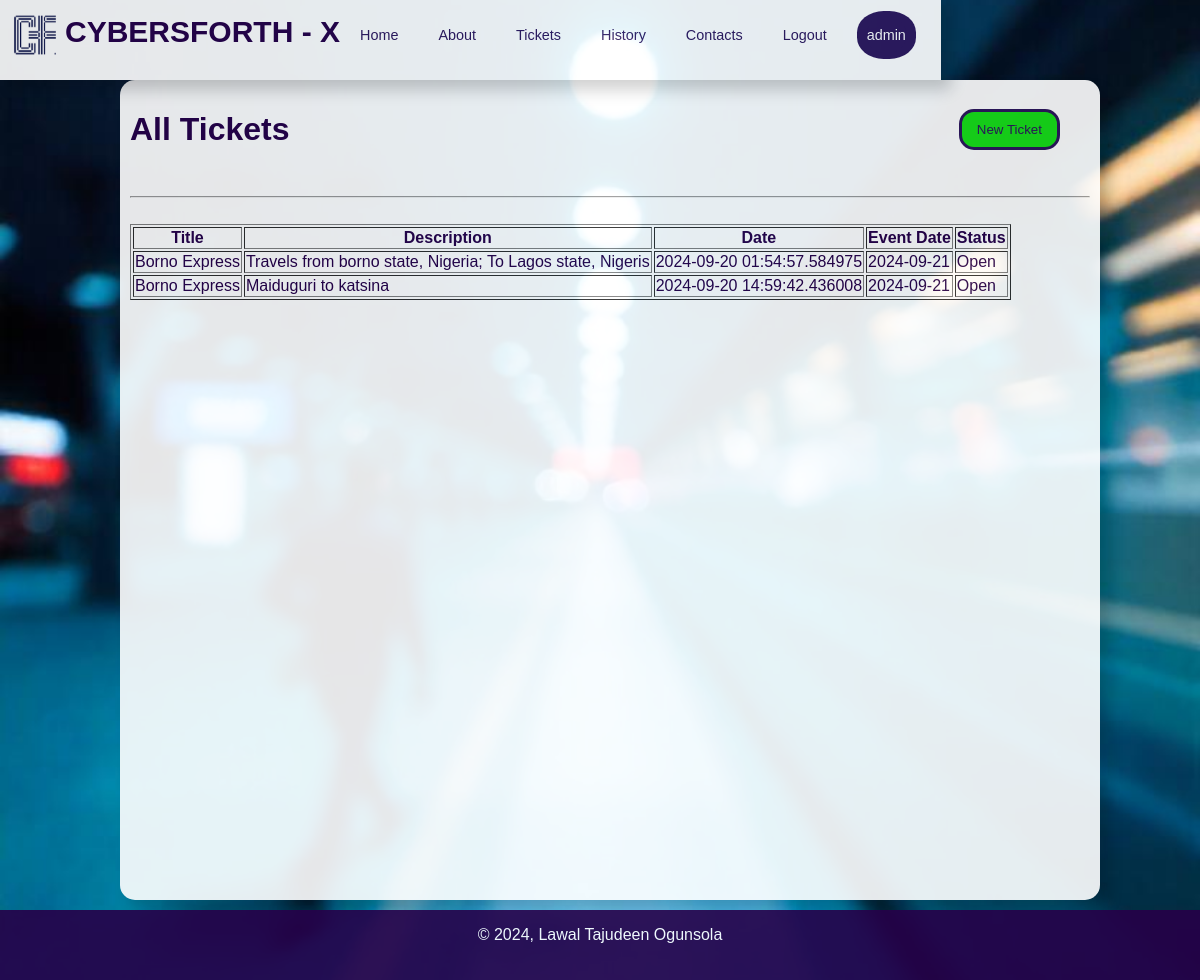
Before: /tickets (signed in) with the older database file.
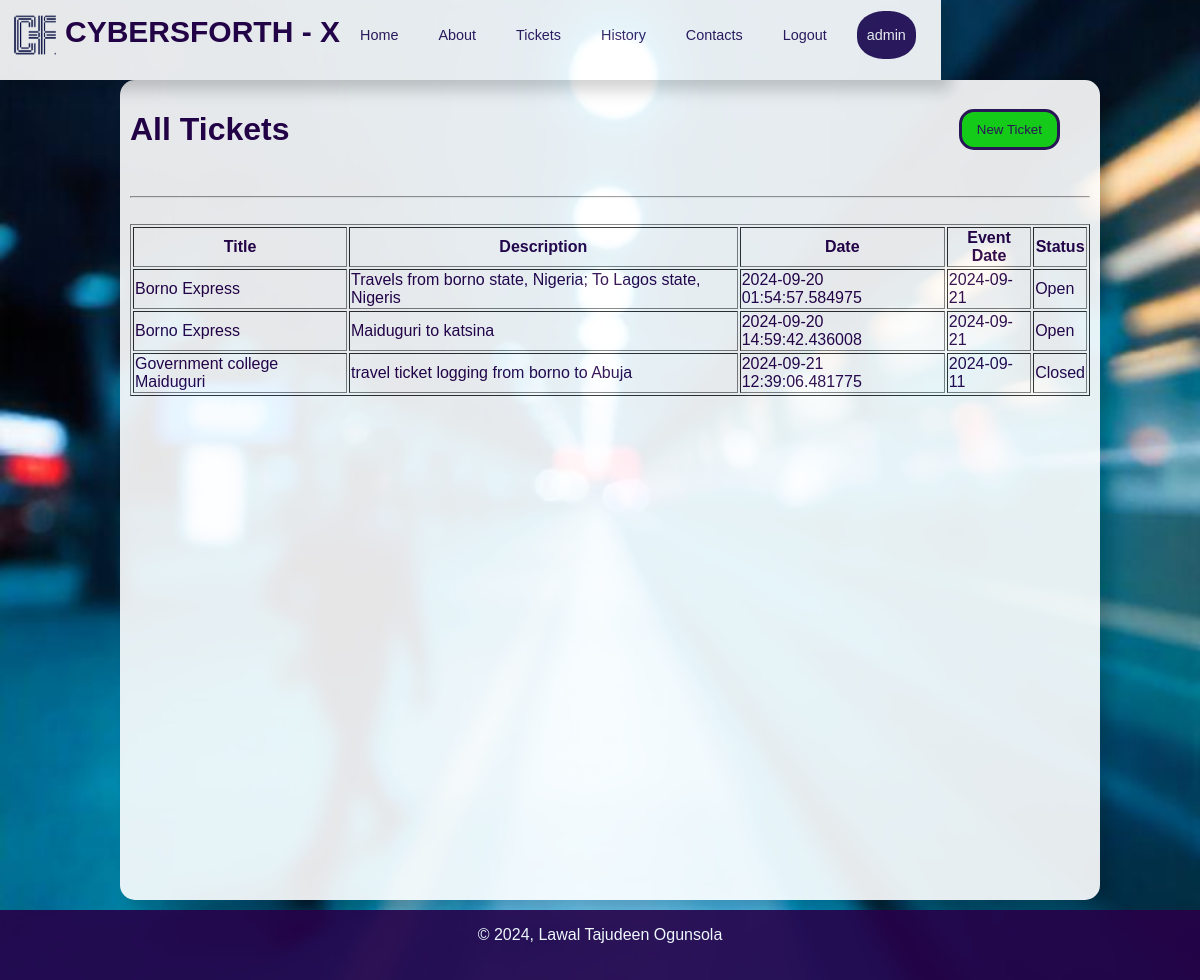
After: the same page with the newer database file.
### app/base_model.py (models this page shows, shortened)
class User(db.Model, UserMixin):
    __tablename__ = 'users'
    id = db.Column(db.Integer,
                   primary_key=True)
    username = db.Column(db.String(80),
                         unique=True,
                         nullable=False)
    email = db.Column(db.String(120),
                      unique=True,
                      nullable=False)
    password_hash = db.Column(db.String(255),
                         nullable=False)
    first_name = db.Column(db.String(50),
                           nullable=False)
    last_name = db.Column(db.String(50),
                          nullable=False)
    phone_number = db.Column(db.String(15),
                             unique=True,
                             nullable=False)
    tickets = db.relationship('Ticket',
                              backref='creator',
                              lazy=True)
    appointments = db.relationship('Appointment',
                                   backref='creator',
                                   lazy=True)
    created_at = db.Column(db.DateTime,
                           nullable=False,
                           default=datetime.now(timezone.utc))

class Ticket(db.Model, UserMixin):
    __tablename__ = 'tickets'
    id = db.Column(db.Integer, primary_key=True)
    title = db.Column(db.String(100), nullable=False)
    description = db.Column(db.Text, nullable=False)
    date = db.Column(db.DateTime,
                           nullable=False,
                           default=datetime.now(timezone.utc))
    event_date = db.Column(db.Date, nullable=False)
    status = db.Column(db.String(10), nullable=False, default='Open')
    user_id = db.Column(db.Integer, db.ForeignKey('users.id'))
    def update_status(self):
        if self.event_date < date.today():
            self.status = 'Closed'
        else:
            self.status = 'Open'

### app/routes.py (the view)
@routes.route('/tickets')
@login_required
def View_tickets():
    tickets = Ticket.query.filter_by(user_id=current_user.id).all()
    for ticket in tickets:
        ticket.update_status()
    db.session.commit()
    return render_template('view_tickets.html', tickets=tickets)

### app/__init__.py (called while the page is built)
def create_app():
    app = Flask(__name__,
                template_folder='../templates',
                static_folder='../static')
    '''database configuration'''
    app.config.from_object(Config)
    ''' initializing the app with extesions'''
    db.init_app(app)
    migrate.init_app(app, db)
    login_manager.init_app(app)
    bcrypt.init_app(app)
    '''
        register Blueprint
    '''
    from .routes import routes
    app.register_blueprint(routes)
    login_manager.init_app(app)
    login_manager.login_view = 'routes.Login'
    from .base_model import User
    @login_manager.user_loader
    def load_user(user_id):
        return User.query.get(int(user_id))
    return app

### templates/view_tickets.html
{% extends 'layout.html' %}
{% block header %}
<link rel='stylesheet' href="{{ url_for('static', filename='./css/view_tickets.css') }}" />
{% endblock header %}
{% block contents %}
    <div class='sec-1'>
        <h1>All Tickets</h1>
        <a class='new_ticket' href="{{ url_for('routes.Create_ticket') }}"><button>New Ticket</button></a>
    </div><br />
    <hr /><br />
    <table border="1">
           <thead>
        <tr>
            <th>Title</th>
            <th>Description</th>
            <th>Date</th>
            <th>Event Date</th>
            <th>Status</th>
        </tr>
    </thead>
    <tbody>
        {% for ticket in tickets %}
        <tr>
            <td>{{ ticket.title }}</td>
            <td>{{ ticket.description }}</td>
            <td>{{ ticket.date }}</td>
            <td>{{ ticket.event_date }}</td>
            <td>{{ ticket.status }}</td>
        </tr>
        {% endfor %}
    </tbody>
    </table>
{% endblock contents %}

### templates/layout.html (shortened to what this page needs)
<!DOCTYPE html>
<html lang="en">
    <head>
        <link rel="stylesheet" href="{{ url_for('static', filename='./css/layout.css') }}">
        {% block header %}{% endblock %}
    </head>
    <body>
        <header>
        {% include 'header.html' %}
        </header>
        <main>
            {% block contents %}
            {% endblock %}
        </main>
        {% include 'footer.html' %}
    </body>
</html>

### templates/header.html (shortened to what this page needs)
{% block header %}
<link rel='stylesheet' href="{{ url_for('static', filename='header.css') }}" />
{% endblock %}
{% block contents %}
<nav>
    <div class='divHead'>
        <img src="{{ url_for('static', filename='./images/logo.png') }}" alt="brand logo">
        <h1>CYBERSFORTH - X</h1>
    </div>
    <div>
        <ul class='nav-links'>
            <li>
                <a href="{{ url_for('routes.Home') }}">Home</a>
            </li>
            <li>
                <a href="{{ url_for('routes.About') }}">About</a>
            </li>
            <li>
                <a href="{{ url_for('routes.Ticket_page') }}">Tickets</a>
            </li>
            <li>
                <a href="{{ url_for('routes.View_tickets') }}">History</a>
            </li>
            <li>
                <a href='#'>Contacts</a>
            </li>
            {% if current_user.is_authenticated %}
                <li>
                    <a href="{{ url_for('routes.Logout') }}" >Logout</a>
                </li>
                <li class='user_profile'>
                    <a href="{{ url_for('routes.Dashboard') }}" >{{ current_user.username }}</a>
                </li>
            {% endif %}
        </ul>
    </div>
</nav>
{% endblock contents %}

### templates/footer.html
<footer>
    <p>&copy 2024, Lawal  Tajudeen Ogunsola</p>
</footer>

### static/css/layout.css (style rules this page uses)
body { background-color: #c0c0c0; padding: 0; margin: 0; opacity: 0.9; }
body { margin: 0; font-family: Arial, sans-serif; background-image: url('../images/bg-2.jpeg'); background-size: cover; background-attachment: fixed; background-position: center; background-repeat: no-repeat; color: #333; }
nav { display: flex; height: 70px; padding: 10px; justify-content: space-between; align-content: center; align-items: center; box-shadow: 10px 10px 15px rgba(0, 0, 0, 0.2); }
nav img { height: 50px; width: 50px; }
.divHead { display: flex; flex-wrap: wrap; justify-content: center; align-content: center; text-align: center; }
.divHead h1 { color: #260049; font-size: 30px; margin: 5px; }
nav { background-color: #fff; }
nav ul { list-style-type: none; padding: 0; margin: 0; display: flex; align-items: center; }
nav ul li { margin-right: 15px; font-size: 90%; }
nav ul li a, .edit_profile { color: #2E175D; text-decoration: none; }
nav ul li, .edit_profile { margin: 8px, 0; text-align: center; width: 80%; padding: 6px 10px; transition: #2E175D 0.5s ease, #fff 0.3s ease; position: relative; margin: 5px; border-radius: 15px; }
nav ul li a { color: #2E175D; text-decoration: none; width: 100%; height: 100%; display: block; padding: 10px 0; box-sizing: border-box; }
main { background-color: #fff; color: #260049; width: 80%; margin: 10px 10%; padding: 10px; min-height: 100vh; border-radius: 15px; justify-content: center; box-shadow: 10px 10px 15px rgba(0, 0, 0, 0.2); }
footer { display: flex; height: 70px; width: 100%; position: relative; bottom: 0; background-color: #260049; color: #fff; align-content: center; justify-content: center; }
.user_profile, .user_profile a { background-color: #2E175D; color: #fff; border-radius: 45%; }

### static/css/view_tickets.css (style rules this page uses)
.sec-1 { display: flex; justify-content: space-between; align-content: center; align-items: center; text-align: center; }
.new_ticket { margin-right: 30px; }
.new_ticket button { padding: 10px 15px; border-radius: 15px; border: 3px solid #2E175D; background-color: transparent; color: #2E175D; cursor: pointer; }
.new_ticket button { background-color: rgb(24, 223, 24); color: #2E175D; }

### static/css/header.css (style rules this page uses)
header { display: flex; height: 70px; justify-content: space-between; align-content: center; align-items: center; }
nav ul { list-style-type: none; padding: 0; margin: 0; display: flex; align-items: center; }
nav ul li { margin-right: 15px; font-size: 90%; }
nav ul li a { color: #2E175D; text-decoration: none; }

Changed rows visible on the page:
added Ticket: title "Government college Maiduguri", description "travel ticket logging from borno to Abuja", date "2024-09-21 12:39:06.481775", event_date "2024-09-11", status "Closed"
